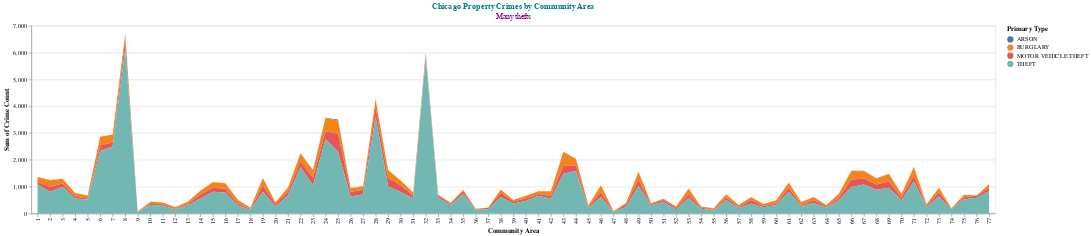

Notebook code cell kept with this figure:
### Code cell
alt.Chart(hood_crimes[hood_crimes['Primary Type'].isin(property_crimes)]).mark_area().encode(
    x='Community Area:N',
    y='sum(Crime Count)',
    color='Primary Type:N',
).properties(
    title={
      "text": ["Chicago Property Crimes by Community Area"],
      "subtitle": ["Many thefts"],
      "color": "teal",
      "subtitleColor": "purple"
    }
)

### Figure 1 — Vega-Lite specification as saved in the notebook (floating-point values rounded to 4 significant figures; data arrays with more than 128 entries replaced by an {"elided": "..."} marker saying what was removed)
{"config": {"view": {"continuousWidth": 400, "continuousHeight": 300}}, "data": {"name": "data-8c04d6421144939c45cbd1c82df71041"}, "mark": "area", "encoding": {"color": {"type": "nominal", "field": "Primary Type"}, "x": {"type": "nominal", "field": "Community Area"}, "y": {"type": "quantitative", "aggregate": "sum", "field": "Crime Count"}}, "title": {"text": ["Chicago Property Crimes by Community Area"], "subtitle": ["Many thefts"], "color": "teal", "subtitleColor": "purple"}, "$schema": "https://vega.github.io/schema/vega-lite/v4.0.0.json", "datasets": {"data-8c04d6421144939c45cbd1c82df71041": {"elided": "295 records"}}}
